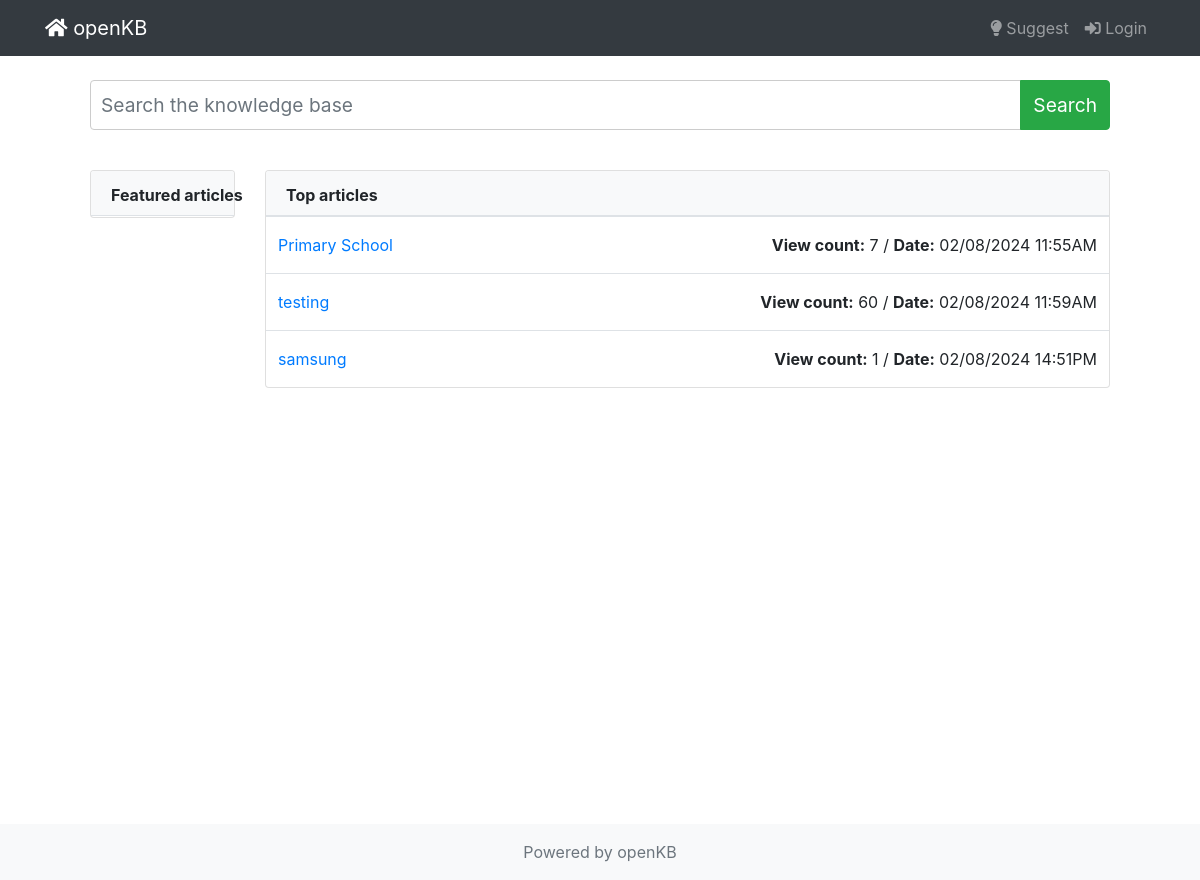
The app's page /, older data.
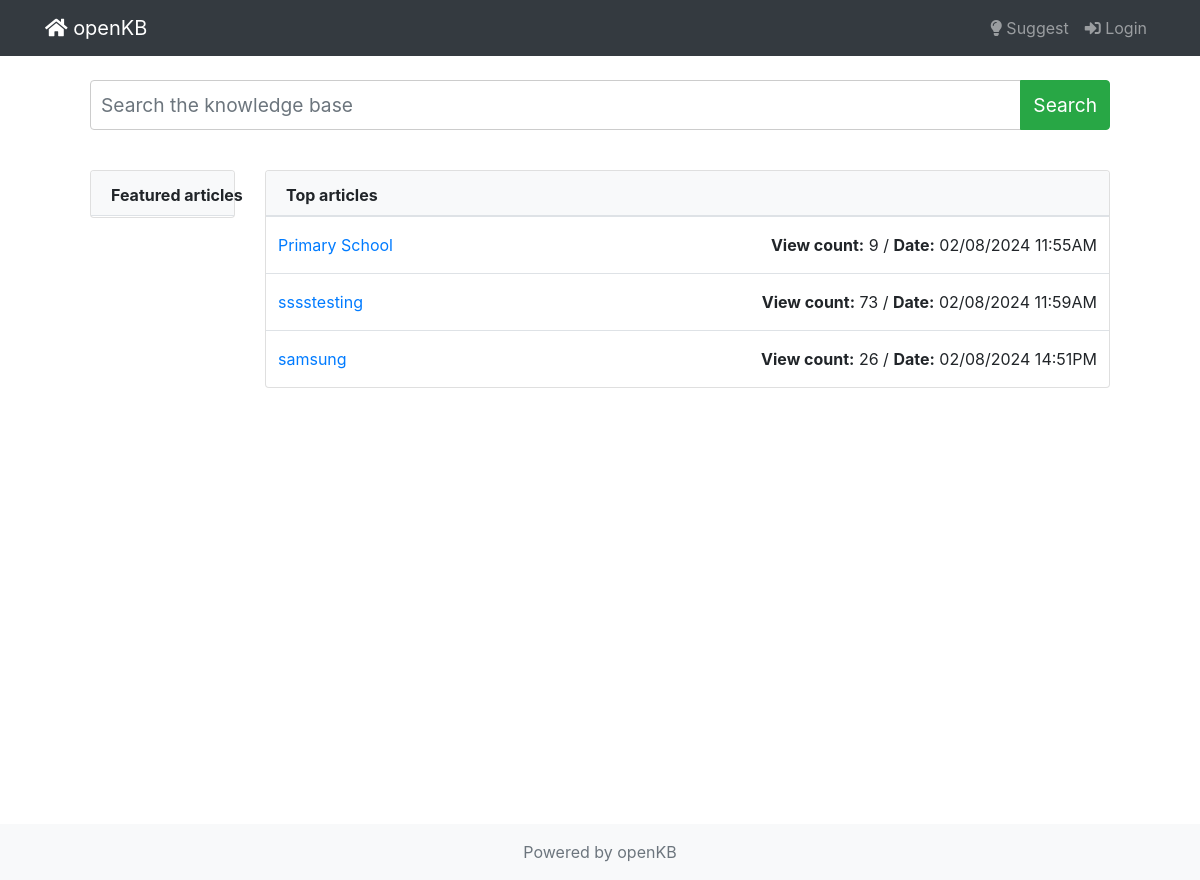
The same page, newer data.
### kb/models.py (models this page shows, shortened)
class Article(models.Model):
    title = models.CharField(max_length=255)
    content = MDTextField()
    created = models.DateTimeField(auto_now_add=True)
    updated = models.DateTimeField(auto_now=True)
    keywords = models.CharField(max_length=255)
    published = models.BooleanField(default=False)
    view_count = models.PositiveIntegerField(default=0)  # Added field for tracking views
    votes = models.IntegerField(default=0)
    permalink = models.SlugField(max_length=255, default='', null=True)
    seo_title = models.CharField(max_length=255, default='')
    seo_description = models.TextField(default='')
    author = models.ForeignKey('CustomUser', on_delete=models.CASCADE, null=True)

### kb/views.py (the view)
# urls.py: path("", HomeView.as_view(), name="home"),
class HomeView(View):
    def get(self, request):
        context = {
            "published_articles":Article.objects.filter(published=True)
        }
        return render(request, "index.html", context)

### templates/index.html (shortened to what this page needs)
{% extends 'base.html' %}
{% block content %}
    {% include "nav.html" %}
    <div class="container" style="margin-top: 80px;">
        <div class="row mb-4">
            <div class="col-md-12">
                <div class="input-group mb-3">
                    <input type="text" class="form-control" placeholder="Search the knowledge base" aria-label="Search the knowledge base" aria-describedby="button-search" style="height: 50px; font-size: 1.2em;">
                    <div class="input-group-append">
                        <button class="btn btn-success" type="button" id="button-search" style="height: 50px; font-size: 1.2em;">Search</button>
                    </div>
                </div>
            </div>
        </div>
        <div class="row">
            <div class="col-md-2">
                <div class="card">
                    <div class="card-header bg-light border-bottom pb-2">
                        <p class="mb-0" style="white-space: nowrap;">Featured articles</p>
                    </div>
                    <div class="card-body p-0">
                    </div>
                </div>
            </div>
            <div class="col-md-10">
                <div class="card">
                    <div class="card-header bg-light border-bottom pb-2">
                        <p class="mb-0">Top articles</p>
                    </div>
                    <div class="card-body p-0">
                        <table class="table m-0">
                            <tbody>
                                {% for article in published_articles %}
                                    <tr class="py-3">
                                    <td class="py-3">
                                        <a href="{% if article.permalink %}{% url 'article_detail' slug=article.permalink %}{% else %}{% url 'article_detail_by_pk' pk=article.id %}{% endif %}">{{ article.title }}</a>
                                    </td>
                                    <td class="text-right py-3">
                                        <strong>View count:</strong> {{article.view_count}} /
                                        <strong>Date:</strong> {{article.created|date:"d/m/Y H:iA"}}
                                    </td>
                                </tr>
                                {% endfor %}
                            </tbody>
                        </table>
                    </div>
                </div>
            </div>
        </div>
    </div>
{% endblock content %}
{% block misc %}
    {% include "footer.html" %}
{% endblock misc %}

Row changes from the older to the newer data that the page shows:
changed Article "Primary School": view_count "7" → "9"
changed Article: title "testing" → "sssstesting"; view_count "60" → "73"
changed Article "samsung": view_count "1" → "26"
